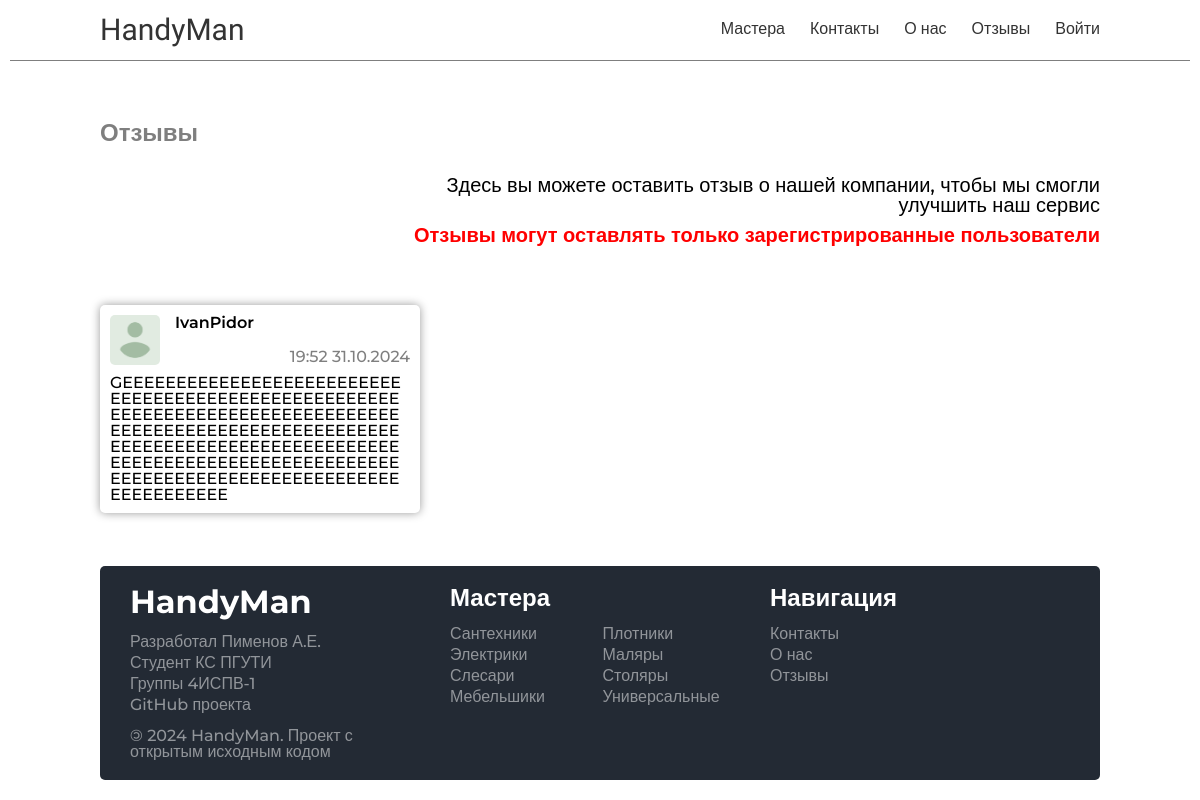
Before: /feedbacks/ with the older database file.
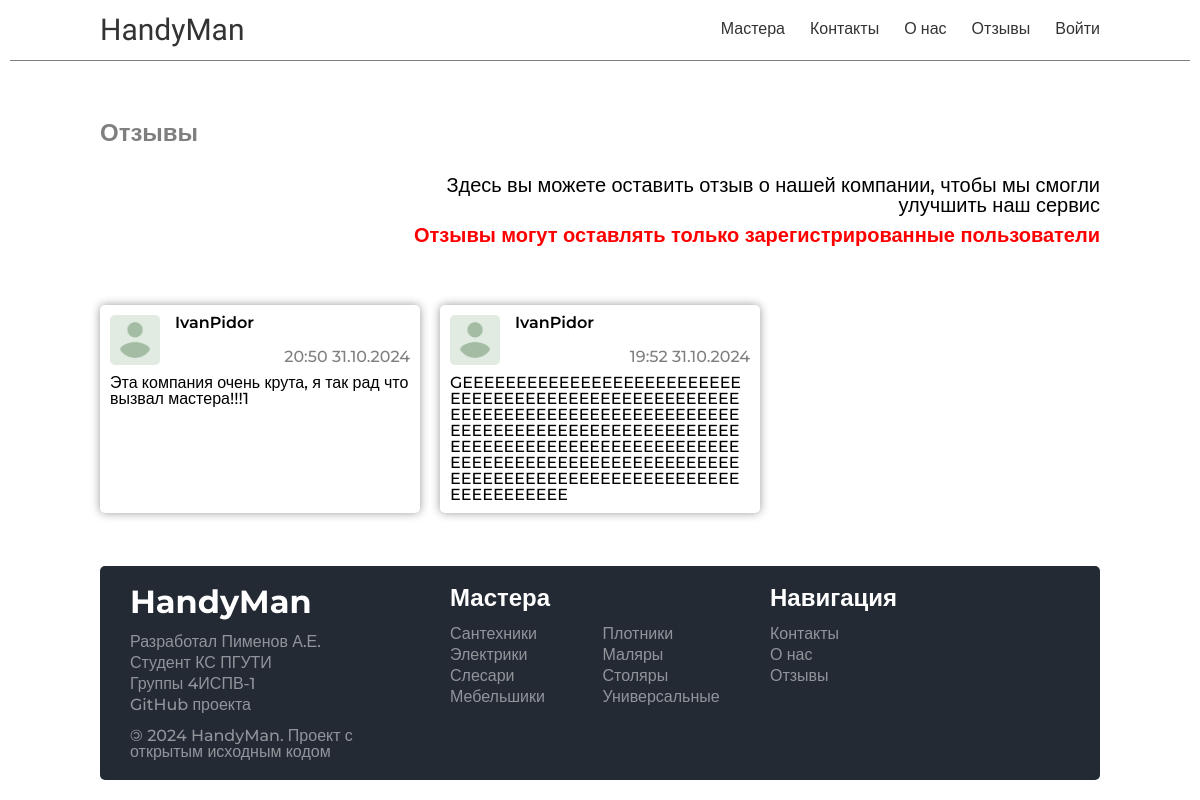
After: the same page with the newer database file.
### handyman/models.py (models this page shows, shortened)
class Feedbacks(models.Model):
    id = models.UUIDField(primary_key=True, default=uuid.uuid4, editable=False)
    name = models.CharField(max_length=100)
    feedback = models.TextField(max_length=200)
    created_at = models.DateTimeField(auto_now_add=True)

### handyman/views.py (the view)
# urls.py: path('feedbacks/', views.feedbacks, name='feedbacks'),
def feedbacks(request):
    feedback_list = Feedbacks.objects.all().order_by('-created_at')
    data = {
        "title": "Отзывы",
        "feedback_list": feedback_list
    }
    return render(request, "handyman/pages/feedback_pages/feedbacks.html", context=data)

### handyman/templatetags/custom_filters.py (called while the page is built)
@register.filter
def is_in_group(user, group_name):
    return user.groups.filter(name=group_name).exists()

### handyman/templates/handyman/pages/feedback_pages/feedbacks.html (shortened to what this page needs)
{% extends "base.html" %}
{% load custom_filters %}
{% load static %}
{% block content %}
    {% include "handyman/include/header.html" %}
    <div class="main-container">
        <div class="main">
            <div class="feedback">
                <div class="feedback-info">
                    <h1>Отзывы</h1>
                    <div class="text">
                        <p>Здесь вы можете оставить отзыв о нашей компании, чтобы мы смогли улучшить наш сервис</p>
                        {% if user.is_authenticated %}
                            {% if user|is_in_group:"user" %}
                                <button type="button" onclick="location.href='{% url 'add_feedback' %}'">Оставить отзыв
                                </button>
                            {% else %}
                                <p class="error">Отзывы могут оставлять только пользователи</p>
                                <button type="button" disabled>Оставить отзыв
                                </button>
                            {% endif %}
                        {% else %}
                            <p class="error">Отзывы могут оставлять только зарегистрированные пользователи</p>
                        {% endif %}
                    </div>
                </div>
                <ul>
                    {% for feedback in feedback_list %}
                        <li>
                            <div class="feedback-head">
                                <img src="{% static 'handyman/img/account/user.png' %}" alt="{{ feedback.name }}"/>
                                <div class="userinfo">
                                    <h2>{{ feedback.name }}</h2>
                                    <p>{{ feedback.created_at|date:"H:i d.m.Y" }}</p>
                                </div>
                            </div>
                            <div class="feedback-body">
                                <p>{{ feedback.feedback }}</p>
                            </div>
                        </li>
                    {% empty %}
                        <p>Пока нет отзывов</p>
                    {% endfor %}
                </ul>
            </div>
        </div>
    </div>
    {% include "handyman/include/footer.html" %}
{% endblock content %}

Changed rows visible on the page:
added Feedbacks: name "IvanPidor", created_at "20:50 31.10.2024", feedback "Эта компания очень крута, я так рад что вызвал мастера!!!1"
